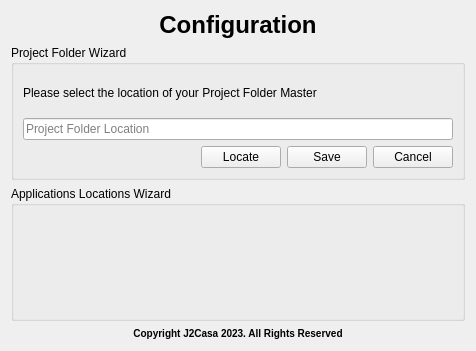
<?xml version="1.0" encoding="UTF-8"?>
<ui version="4.0">
 <class>Tab1</class>
 <widget class="QWidget" name="Tab1">
  <property name="geometry">
   <rect>
    <x>0</x>
    <y>0</y>
    <width>476</width>
    <height>351</height>
   </rect>
  </property>
  <property name="sizePolicy">
   <sizepolicy hsizetype="Preferred" vsizetype="Preferred">
    <horstretch>0</horstretch>
    <verstretch>1</verstretch>
   </sizepolicy>
  </property>
  <property name="windowTitle">
   <string>Tab</string>
  </property>
  <property name="toolTip">
   <string>Tab Tool Tip</string>
  </property>
  <property name="statusTip">
   <string>Tab Status Tip</string>
  </property>
  <property name="whatsThis">
   <string>Tab Whats This</string>
  </property>
  <layout class="QGridLayout" name="gridLayout">
   <item row="1" column="1">
    <layout class="QGridLayout" name="gridLayoutConfigTab">
     <item row="1" column="0">
      <widget class="QGroupBox" name="groupBoxProjectFolder">
       <property name="sizePolicy">
        <sizepolicy hsizetype="Preferred" vsizetype="Preferred">
         <horstretch>0</horstretch>
         <verstretch>5</verstretch>
        </sizepolicy>
       </property>
       <property name="title">
        <string>Project Folder Wizard</string>
       </property>
       <layout class="QVBoxLayout" name="verticalLayout_4">
        <item>
         <layout class="QVBoxLayout" name="verticalLayoutlabelTextProjectFolder">
          <item>
           <widget class="QLabel" name="labelTextProjectFolder">
            <property name="text">
             <string>Please select the location of your Project Folder Master</string>
            </property>
           </widget>
          </item>
         </layout>
        </item>
        <item>
         <layout class="QVBoxLayout" name="verticalLayoutlineEditDisplayProjectFolder">
          <item>
           <widget class="QLineEdit" name="lineEditDisplayProjectFolder">
            <property name="placeholderText">
             <string>Project Folder Location</string>
            </property>
           </widget>
          </item>
         </layout>
        </item>
        <item>
         <layout class="QVBoxLayout" name="verticalLayoutButtonsProjectFolder">
          <item>
           <layout class="QHBoxLayout" name="horizontalLayoutButtonsProjectFolder" stretch="97,1,1,1">
            <item>
             <spacer name="horizontalSpacer">
              <property name="orientation">
               <enum>Qt::Horizontal</enum>
              </property>
              <property name="sizeHint" stdset="0">
               <size>
                <width>40</width>
                <height>20</height>
               </size>
              </property>
             </spacer>
            </item>
            <item>
             <widget class="QPushButton" name="pushButtonLocateMasterProjectFolder">
              <property name="statusTip">
               <string>Locate Master  Project Folder</string>
              </property>
              <property name="text">
               <string>Locate</string>
              </property>
              <property name="icon">
               <iconset resource="../buttonsglassround.qrc">
                <normaloff>:/resources/buttons/glassround/glassButtonFind.png</normaloff>:/resources/buttons/glassround/glassButtonFind.png</iconset>
              </property>
              <property name="iconSize">
               <size>
                <width>24</width>
                <height>24</height>
               </size>
              </property>
              <property name="shortcut">
               <string>Ctrl+F</string>
              </property>
             </widget>
            </item>
            <item>
             <widget class="QPushButton" name="pushButtonSaveMasterProjectFolder">
              <property name="text">
               <string>Save</string>
              </property>
              <property name="icon">
               <iconset resource="../buttonsglassround.qrc">
                <normaloff>:/resources/buttons/glassround/glassButtonSave.png</normaloff>:/resources/buttons/glassround/glassButtonSave.png</iconset>
              </property>
              <property name="iconSize">
               <size>
                <width>24</width>
                <height>24</height>
               </size>
              </property>
              <property name="shortcut">
               <string>Ctrl+S</string>
              </property>
             </widget>
            </item>
            <item>
             <widget class="QPushButton" name="pushButtonCancelMasterProjectsFolder">
              <property name="text">
               <string>Cancel</string>
              </property>
              <property name="icon">
               <iconset resource="../buttonsglassround.qrc">
                <normaloff>:/resources/buttons/glassround/glassButtonCancel.png</normaloff>:/resources/buttons/glassround/glassButtonCancel.png</iconset>
              </property>
              <property name="iconSize">
               <size>
                <width>24</width>
                <height>24</height>
               </size>
              </property>
              <property name="shortcut">
               <string>Ctrl+Z</string>
              </property>
             </widget>
            </item>
           </layout>
          </item>
         </layout>
        </item>
       </layout>
      </widget>
     </item>
     <item row="0" column="0">
      <widget class="QLabel" name="labelConfigTitle">
       <property name="text">
        <string>&lt;html&gt;&lt;head/&gt;&lt;body&gt;&lt;h1 style=&quot; margin-top:18px; margin-bottom:12px; margin-left:0px; margin-right:0px; -qt-block-indent:0; text-indent:0px;&quot;&gt;&lt;span style=&quot; font-size:xx-large; font-weight:700;&quot;&gt;Configuration&lt;/span&gt;&lt;/h1&gt;&lt;/body&gt;&lt;/html&gt;</string>
       </property>
       <property name="alignment">
        <set>Qt::AlignCenter</set>
       </property>
      </widget>
     </item>
     <item row="3" column="0">
      <widget class="QLabel" name="labelConfigCopyright">
       <property name="text">
        <string>&lt;html&gt;&lt;head/&gt;&lt;body&gt;&lt;p align=&quot;center&quot;&gt;&lt;span style=&quot; font-size:small; font-weight:700;&quot;&gt;Copyright J2Casa 2023. All Rights Reserved&lt;/span&gt;&lt;/p&gt;&lt;/body&gt;&lt;/html&gt;</string>
       </property>
      </widget>
     </item>
     <item row="2" column="0">
      <widget class="QGroupBox" name="groupBoxLocateApps">
       <property name="sizePolicy">
        <sizepolicy hsizetype="Preferred" vsizetype="Preferred">
         <horstretch>0</horstretch>
         <verstretch>5</verstretch>
        </sizepolicy>
       </property>
       <property name="title">
        <string>Applications Locations Wizard</string>
       </property>
      </widget>
     </item>
    </layout>
   </item>
  </layout>
  <action name="actionLocateProjectFolder">
   <property name="icon">
    <iconset resource="../buttonsglassround.qrc">
     <normaloff>:/resources/buttons/glassround/glassButtonFind.png</normaloff>:/resources/buttons/glassround/glassButtonFind.png</iconset>
   </property>
   <property name="text">
    <string>Locate</string>
   </property>
   <property name="toolTip">
    <string>Locate Project Master Folder</string>
   </property>
   <property name="shortcut">
    <string>Ctrl+F</string>
   </property>
  </action>
  <action name="actionSaveProjectFolder">
   <property name="icon">
    <iconset resource="../buttonsglassround.qrc">
     <normaloff>:/resources/buttons/glassround/glassButtonSave.png</normaloff>:/resources/buttons/glassround/glassButtonSave.png</iconset>
   </property>
   <property name="text">
    <string>Save</string>
   </property>
   <property name="toolTip">
    <string>Save Master Project Folder</string>
   </property>
   <property name="shortcut">
    <string>Ctrl+S</string>
   </property>
  </action>
  <action name="actionCancelProjectFolder">
   <property name="icon">
    <iconset resource="../buttonsglassround.qrc">
     <normaloff>:/resources/buttons/glassround/glassButtonCancel.png</normaloff>:/resources/buttons/glassround/glassButtonCancel.png</iconset>
   </property>
   <property name="text">
    <string>Cancel</string>
   </property>
   <property name="toolTip">
    <string>Cancel Amendments to Master Project Folder</string>
   </property>
   <property name="shortcut">
    <string>Ctrl+Z</string>
   </property>
  </action>
 </widget>
 <resources>
  <include location="../buttonsglassround.qrc"/>
 </resources>
 <connections/>
</ui>
